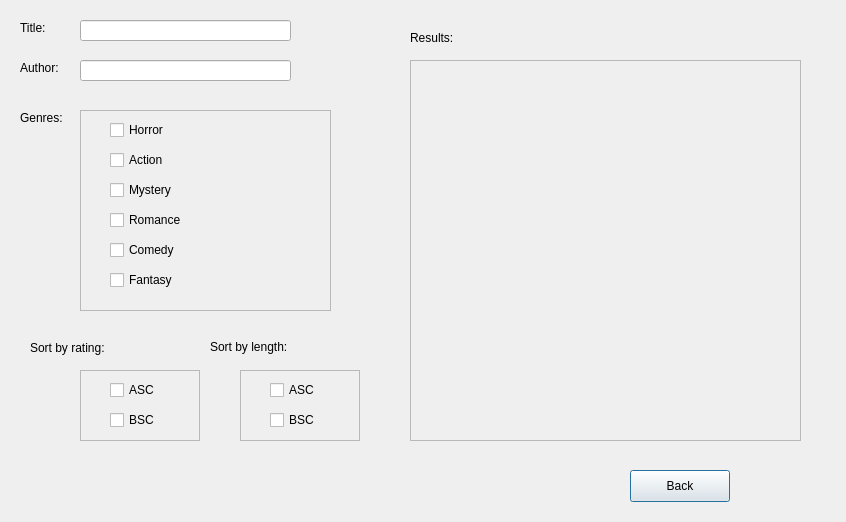
<?xml version="1.0" encoding="UTF-8"?>
<ui version="4.0">
 <class>searchWindow</class>
 <widget class="QDialog" name="searchWindow">
  <property name="geometry">
   <rect>
    <x>0</x>
    <y>0</y>
    <width>846</width>
    <height>522</height>
   </rect>
  </property>
  <property name="windowTitle">
   <string>Dialog</string>
  </property>
  <widget class="QLabel" name="titleLabel">
   <property name="geometry">
    <rect>
     <x>20</x>
     <y>20</y>
     <width>41</width>
     <height>16</height>
    </rect>
   </property>
   <property name="text">
    <string>Title:</string>
   </property>
  </widget>
  <widget class="QLabel" name="authorLabel">
   <property name="geometry">
    <rect>
     <x>20</x>
     <y>60</y>
     <width>58</width>
     <height>16</height>
    </rect>
   </property>
   <property name="text">
    <string>Author:</string>
   </property>
  </widget>
  <widget class="QLabel" name="authorLabel_2">
   <property name="geometry">
    <rect>
     <x>20</x>
     <y>110</y>
     <width>58</width>
     <height>16</height>
    </rect>
   </property>
   <property name="text">
    <string>Genres:</string>
   </property>
  </widget>
  <widget class="QFrame" name="checkBoxFrame">
   <property name="geometry">
    <rect>
     <x>80</x>
     <y>110</y>
     <width>251</width>
     <height>201</height>
    </rect>
   </property>
   <property name="font">
    <font>
     <bold>false</bold>
    </font>
   </property>
   <property name="frameShape">
    <enum>QFrame::StyledPanel</enum>
   </property>
   <property name="frameShadow">
    <enum>QFrame::Raised</enum>
   </property>
   <widget class="QCheckBox" name="fantasyCheckBox">
    <property name="geometry">
     <rect>
      <x>30</x>
      <y>160</y>
      <width>85</width>
      <height>20</height>
     </rect>
    </property>
    <property name="text">
     <string>Fantasy</string>
    </property>
   </widget>
   <widget class="QCheckBox" name="romanceCheckBox">
    <property name="geometry">
     <rect>
      <x>30</x>
      <y>100</y>
      <width>85</width>
      <height>20</height>
     </rect>
    </property>
    <property name="text">
     <string>Romance</string>
    </property>
   </widget>
   <widget class="QCheckBox" name="mysteryCheckBox">
    <property name="geometry">
     <rect>
      <x>30</x>
      <y>70</y>
      <width>85</width>
      <height>20</height>
     </rect>
    </property>
    <property name="text">
     <string>Mystery</string>
    </property>
   </widget>
   <widget class="QCheckBox" name="horrorCheckBox">
    <property name="geometry">
     <rect>
      <x>30</x>
      <y>10</y>
      <width>85</width>
      <height>20</height>
     </rect>
    </property>
    <property name="text">
     <string>Horror</string>
    </property>
   </widget>
   <widget class="QCheckBox" name="comedyCheckBox">
    <property name="geometry">
     <rect>
      <x>30</x>
      <y>130</y>
      <width>85</width>
      <height>20</height>
     </rect>
    </property>
    <property name="text">
     <string>Comedy</string>
    </property>
   </widget>
   <widget class="QCheckBox" name="actionCheckBox">
    <property name="geometry">
     <rect>
      <x>30</x>
      <y>40</y>
      <width>85</width>
      <height>20</height>
     </rect>
    </property>
    <property name="text">
     <string>Action</string>
    </property>
   </widget>
  </widget>
  <widget class="QLabel" name="ratingLabel">
   <property name="geometry">
    <rect>
     <x>30</x>
     <y>340</y>
     <width>91</width>
     <height>16</height>
    </rect>
   </property>
   <property name="text">
    <string>Sort by rating:</string>
   </property>
  </widget>
  <widget class="QFrame" name="ratingFrame">
   <property name="geometry">
    <rect>
     <x>80</x>
     <y>370</y>
     <width>120</width>
     <height>71</height>
    </rect>
   </property>
   <property name="frameShape">
    <enum>QFrame::StyledPanel</enum>
   </property>
   <property name="frameShadow">
    <enum>QFrame::Raised</enum>
   </property>
   <widget class="QCheckBox" name="ratingCheckBox2">
    <property name="geometry">
     <rect>
      <x>30</x>
      <y>40</y>
      <width>85</width>
      <height>20</height>
     </rect>
    </property>
    <property name="text">
     <string>BSC</string>
    </property>
   </widget>
   <widget class="QCheckBox" name="ratingCheckBox1">
    <property name="geometry">
     <rect>
      <x>30</x>
      <y>10</y>
      <width>85</width>
      <height>20</height>
     </rect>
    </property>
    <property name="text">
     <string>ASC</string>
    </property>
   </widget>
  </widget>
  <widget class="QLabel" name="lengthLabel">
   <property name="geometry">
    <rect>
     <x>210</x>
     <y>339</y>
     <width>91</width>
     <height>16</height>
    </rect>
   </property>
   <property name="text">
    <string>Sort by length:</string>
   </property>
  </widget>
  <widget class="QFrame" name="lengthFrame">
   <property name="geometry">
    <rect>
     <x>240</x>
     <y>370</y>
     <width>120</width>
     <height>71</height>
    </rect>
   </property>
   <property name="frameShape">
    <enum>QFrame::StyledPanel</enum>
   </property>
   <property name="frameShadow">
    <enum>QFrame::Raised</enum>
   </property>
   <widget class="QCheckBox" name="lengthCheckBox2">
    <property name="geometry">
     <rect>
      <x>30</x>
      <y>40</y>
      <width>85</width>
      <height>20</height>
     </rect>
    </property>
    <property name="text">
     <string>BSC</string>
    </property>
   </widget>
   <widget class="QCheckBox" name="lengthCheckBox1">
    <property name="geometry">
     <rect>
      <x>30</x>
      <y>10</y>
      <width>85</width>
      <height>20</height>
     </rect>
    </property>
    <property name="text">
     <string>ASC</string>
    </property>
   </widget>
  </widget>
  <widget class="QLabel" name="resultsLabel">
   <property name="geometry">
    <rect>
     <x>410</x>
     <y>30</y>
     <width>91</width>
     <height>16</height>
    </rect>
   </property>
   <property name="text">
    <string>Results:</string>
   </property>
  </widget>
  <widget class="QScrollArea" name="resultsScrollArea">
   <property name="geometry">
    <rect>
     <x>410</x>
     <y>60</y>
     <width>391</width>
     <height>381</height>
    </rect>
   </property>
   <property name="widgetResizable">
    <bool>true</bool>
   </property>
   <widget class="QWidget" name="scrollAreaWidgetContents">
    <property name="geometry">
     <rect>
      <x>0</x>
      <y>0</y>
      <width>389</width>
      <height>379</height>
     </rect>
    </property>
   </widget>
  </widget>
  <widget class="QLineEdit" name="titleLineEdit">
   <property name="geometry">
    <rect>
     <x>80</x>
     <y>20</y>
     <width>211</width>
     <height>21</height>
    </rect>
   </property>
  </widget>
  <widget class="QLineEdit" name="authorLineEdit">
   <property name="geometry">
    <rect>
     <x>80</x>
     <y>60</y>
     <width>211</width>
     <height>21</height>
    </rect>
   </property>
  </widget>
  <widget class="QPushButton" name="pushButton">
   <property name="geometry">
    <rect>
     <x>630</x>
     <y>470</y>
     <width>100</width>
     <height>32</height>
    </rect>
   </property>
   <property name="text">
    <string>Back</string>
   </property>
  </widget>
 </widget>
 <resources/>
 <connections/>
</ui>
